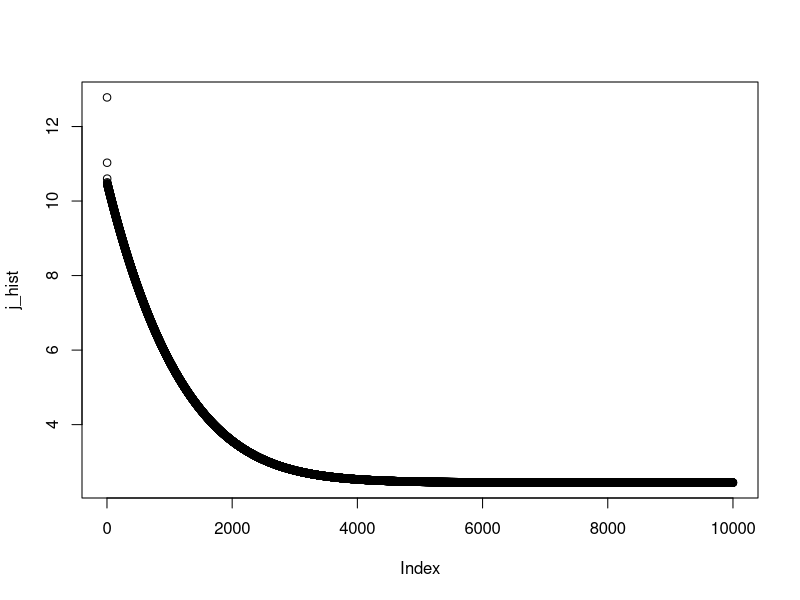
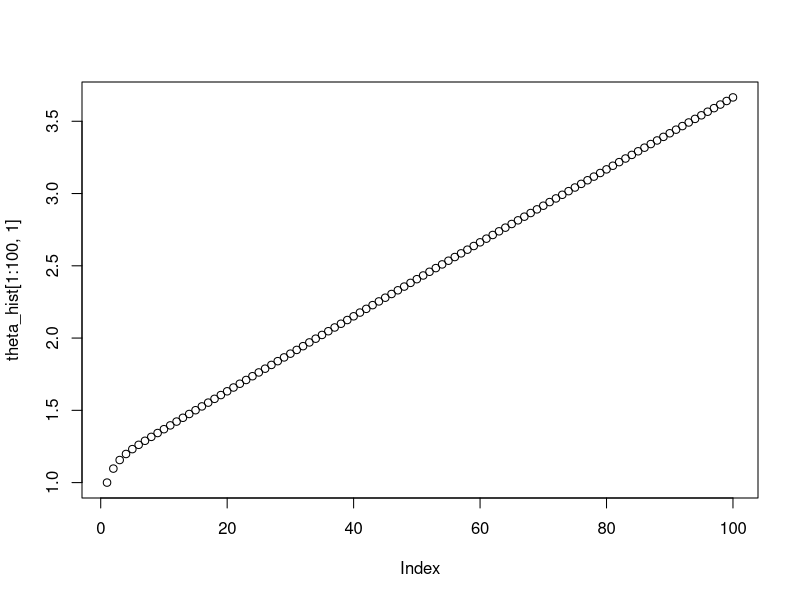
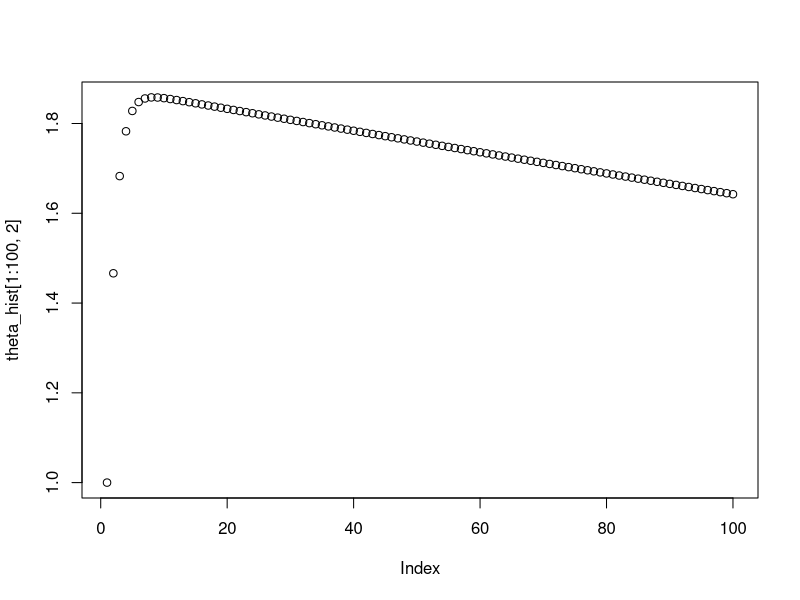
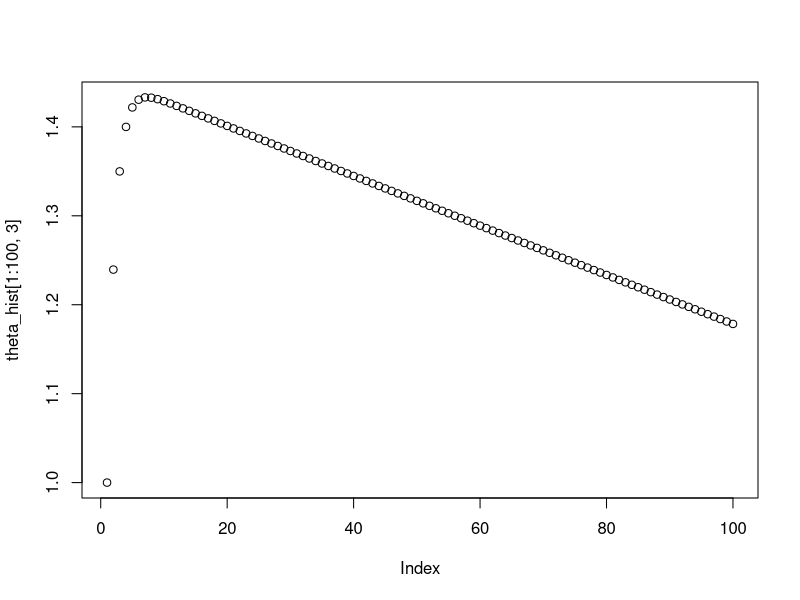
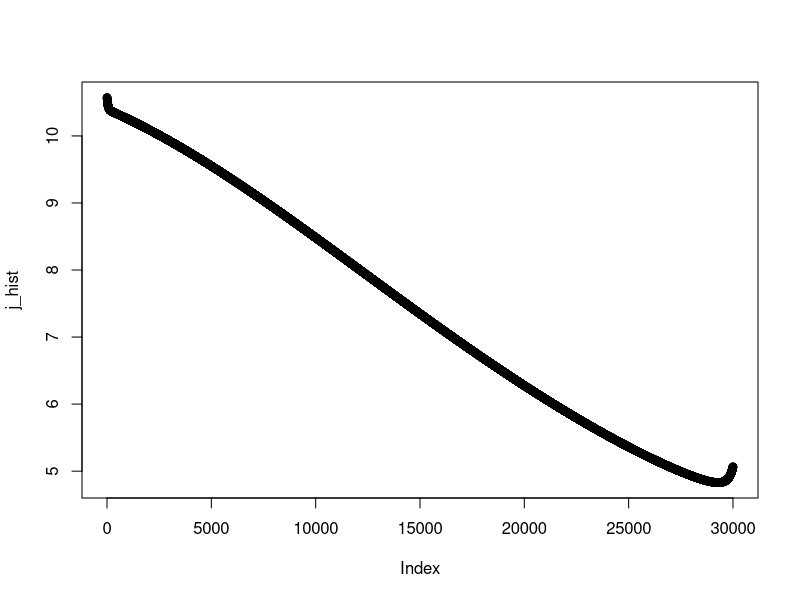
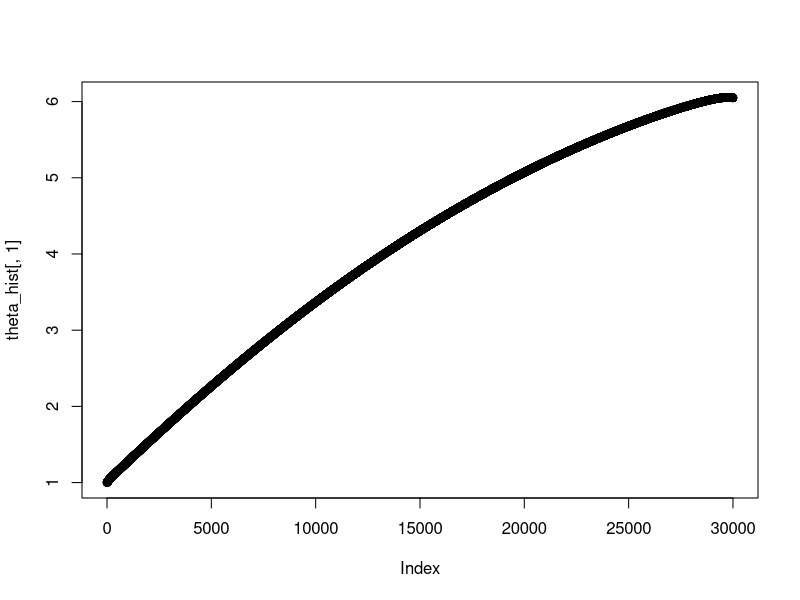
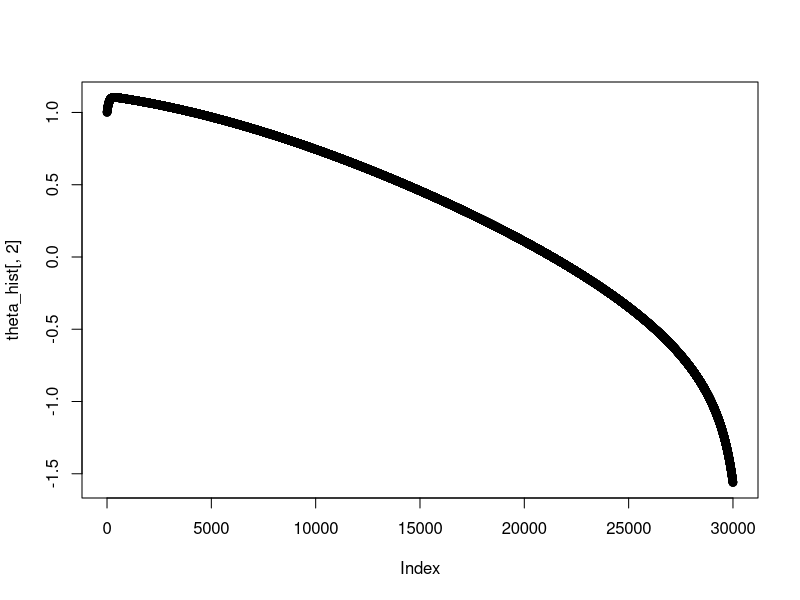
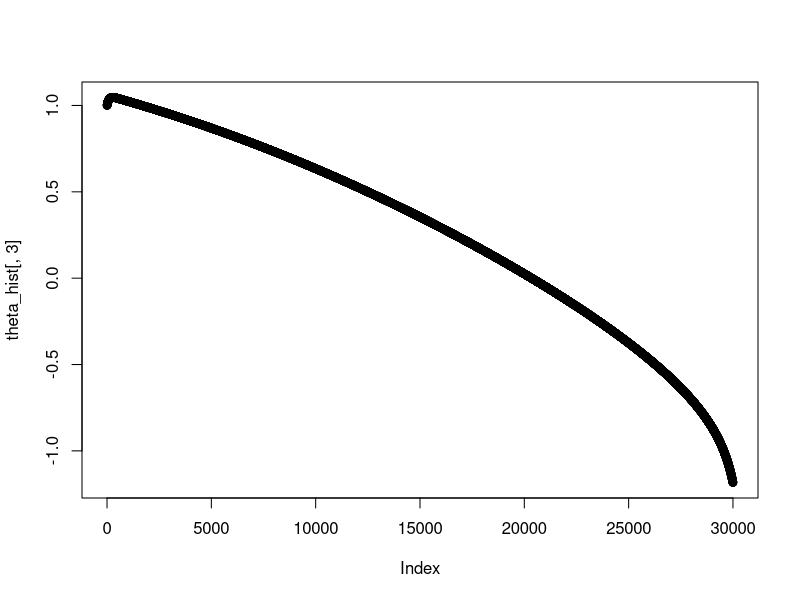

Write the R code that produced these figures, in order.

# Components needed -------------------------------------------------------

## Read data and assign x and y for the training data
data <- mtcars

# Let's start out with 2 variables: mpg ~ cyl + weight
y <- data$mpg
x <- matrix(c(rep(1, length(y)), data$cyl, data$wt), byrow = F, ncol = 3) 

m <- length(y)

# Gradient descent --------------------------------------------------------

# Set parameters
alpha <- 0.01
n_iter <- 10000
theta <- c(rep(1, dim(x)[2]))
h = x %*% theta

j_hist <- c(rep(0, n_iter))

theta_hist <- matrix(rep(1, length(theta) * n_iter), 
                     ncol = length(theta))

theta_hist[1,] <- theta

# Compute initial RMSE
SSE = sum((h - y)^2)
MSE = SSE / length(y)
RMSE = sqrt(MSE)
j_hist[1] <- RMSE

# Run gradient descent
for (i in 2:n_iter) {
  
derivative = t(h - y) %*% x

theta = theta - (alpha / m * t(derivative))
h = x %*% theta

# Compute RMSE
SSE = sum((h - y)^2)
MSE = SSE / length(y)
RMSE = sqrt(MSE)
j_hist[i] <- RMSE

theta_hist[i,] <- theta

}

plot(j_hist)
plot(theta_hist[1:100,1])
plot(theta_hist[1:100,2])
plot(theta_hist[1:100,3])
# The parameter estimates get lost initially

# It's quite cool. It converges at around iteration 6000. Remember that 
# vanilla gradient descent with linear regression is really fussy about the 
# learning rate and the number of iterations. Another note is: Do not expect
# all of your parameter estimates to go in the right direction. Sometimes,
# in multidimensional space, your parameter estimates go in the wrong direction.
# It's quite tricky to set the number of iterations as well.

# Trust the algorithm to know what it's doing. Also, note that you can use this
# derivation for any regression type problem. Is that right? Yes, it's right,
# because it doesn't assume any form of the hypothesis. Therefore, I can just
# add a new lambda parameter.

# Truth -------------------------------------------------------------------

# Alright. Let's check the truth.
true_lm <- lm(y ~ x[,2] + x[,3])
summary(true_lm)

# This model is really amazing. It explains 82% of variability in the data.
# I think I picked the best variables to look at.

# 39, -1.5, -3.2 are the real parameter estimates. I need to try to achieve these


# Regularisation ----------------------------------------------------------
# In this case, a penalty term needs to be added somewhere. It can't be
# added at the hypothesis stage. The form of the hypothesis is the same.

# Set parameters
alpha <- 0.0001
n_iter <- 30000
lambda <- 0.5
theta <- c(rep(1, dim(x)[2]))
h = x %*% (theta + lambda * theta^2)

j_hist <- c(rep(0, n_iter))

theta_hist <- matrix(rep(1, length(theta) * n_iter), 
                     ncol = length(theta))

theta_hist[1,] <- theta

# Compute initial RMSE
SSE = sum((h - y)^2)
MSE = SSE / length(y)
RMSE = sqrt(MSE)
j_hist[1] <- RMSE

# Run gradient descent
for (i in 2:n_iter) {
  
  derivative = t(h - y) %*% x
  
  theta = theta - (alpha / m * t(derivative))
  h = x %*% (theta + lambda * theta^2)
  
  # Compute RMSE
  SSE = sum((h - y)^2)
  MSE = SSE / length(y)
  RMSE = sqrt(MSE)
  j_hist[i] <- RMSE
  
  theta_hist[i,] <- theta
  
}

plot(j_hist)
plot(theta_hist[,1])
plot(theta_hist[,2])
plot(theta_hist[,3])
